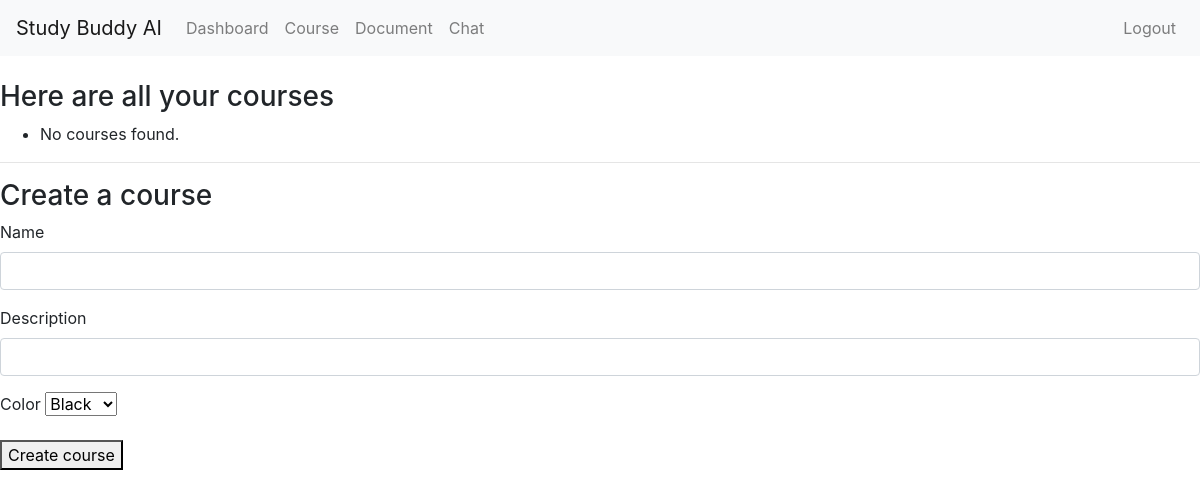
/course (signed in), run on an earlier commit of the app's database.
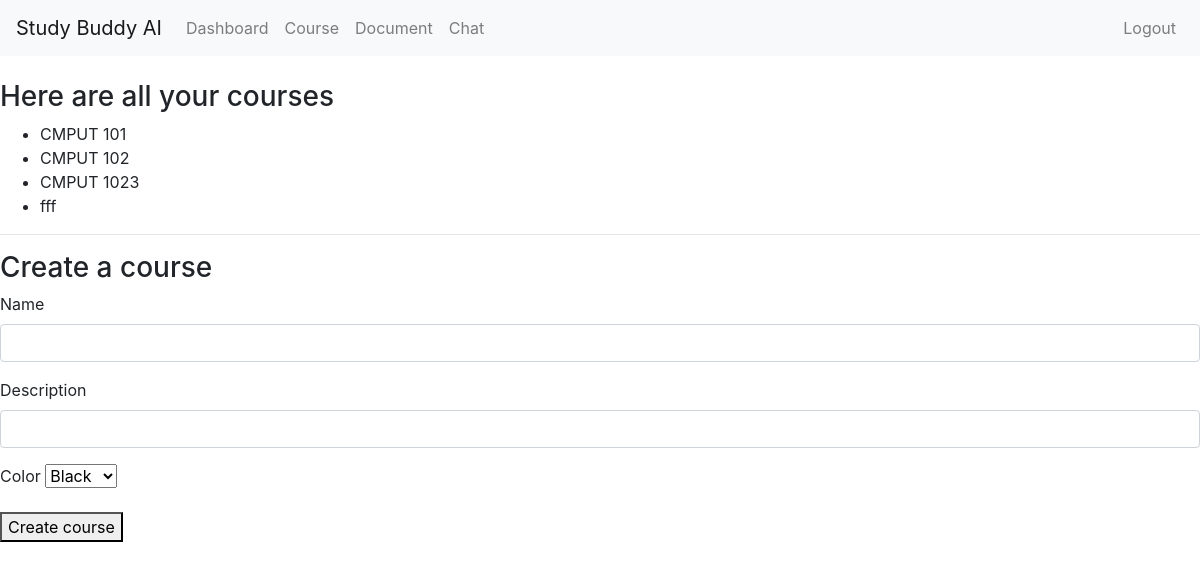
And on a later commit of the database.
### core/models.py (models this page shows, shortened)
class Course(models.Model):
    COLOR_CHOICES = [
        ('black','Black'),
        ('red', 'Red'),
        ('blue', 'Blue'),
        ('green', 'Green'),
        ('yellow', 'Yellow'),
    ]
    id = models.CharField(primary_key=True, default=generate, editable=False)
    name = models.CharField(max_length=50)
    description = models.CharField(max_length=200, default="No course description")
    user = models.ForeignKey('auth.User', on_delete=models.CASCADE)
    color = models.CharField(max_length=20, choices=COLOR_CHOICES, default='red')
    created_at = models.DateTimeField(auto_now_add=True)

### core/views.py (the view)
# urls.py: path('course', views.course, name='course'),
@login_required
def course(request):
    courses = Course.objects.filter(user=request.user)
    context = {
        'courses': courses
    }
    return render(request, 'course.html', context)

### templates/course.html (shortened to what this page needs)
{% extends 'base.html' %}
{% block content %}
<h3>Here are all your courses</h3>
<ul>
    {% for course in courses %}
      <li>{{ course.name }}</li>
    {% empty %}
      <li>No courses found.</li>
    {% endfor %}
</ul>
<hr>
<h3>Create a course</h3>
<form method="post" action="{% url 'create_course' %}">
    <div class="form-group">
        <label for="name">Name</label>
        <input type="text" class="form-control" id="name" name="name" required>
    </div>
    <div class="form-group">
        <label for="description">Description</label>
        <input type="text" class="form-control" id="description" name="description" required>
    </div>
    <div class="form-group">
        <label for="color">Color</label>
        <select name="color">
            <option value="black">Black</option>
        </select>
    </div>
    <button type="submit">Create course</button>
</form>
{% endblock %}

What changed in the data, as far as the page shows it:
added Course: name "CMPUT 101"
added Course: name "CMPUT 102"
added Course: name "CMPUT 1023"
added Course: name "fff"
Also different on the page:
text no longer shown: "No courses found."
